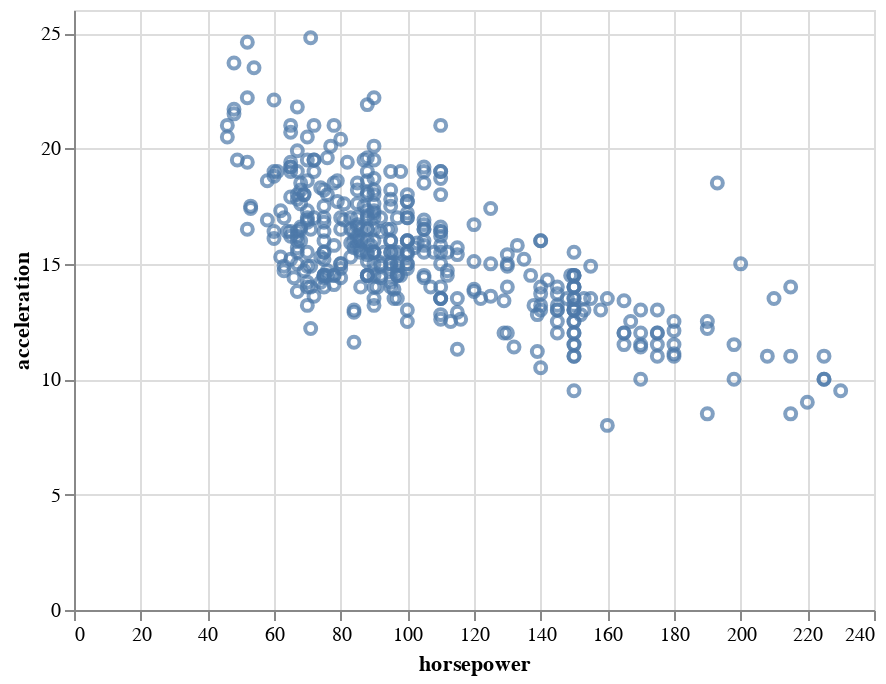

Notebook cell for this chart:
### Code cell
# altair
alt.Chart(mpg).mark_point().encode(
    x='horsepower',
    y='acceleration')

### Figure 1 — Vega-Lite specification as saved in the notebook (floating-point values rounded to 4 significant figures; data arrays with more than 128 entries replaced by an {"elided": "..."} marker saying what was removed)
{"config": {"view": {"continuousWidth": 400, "continuousHeight": 300}}, "data": {"name": "data-f1198cc0481ad698d7dc4699e0a3efa7"}, "mark": "point", "encoding": {"x": {"field": "horsepower", "type": "quantitative"}, "y": {"field": "acceleration", "type": "quantitative"}}, "$schema": "https://vega.github.io/schema/vega-lite/v4.17.0.json", "datasets": {"data-f1198cc0481ad698d7dc4699e0a3efa7": {"elided": "398 records"}}}
